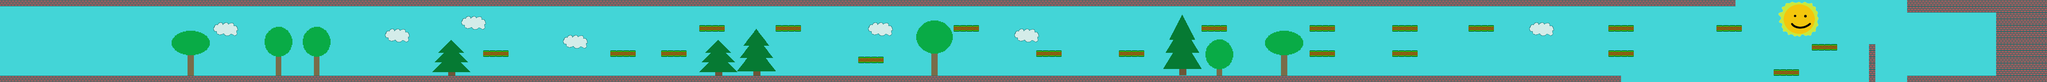

The image is a tile-based game level rendered from a .tmx file. Its description and source (layers, tilesets, objects; grid data summarised) follow:
An orthogonal 322x13 tile map with 16x16 px tiles, 2 tile layers (background, graphics) and 66 objects.

<map version="1.0" orientation="orthogonal" renderorder="right-down" width="322" height="13" tilewidth="16" tileheight="16" nextobjectid="266">
 <tileset firstgid="1" name="tileset" tilewidth="16" tileheight="16" tilecount="468" columns="36">
  <image source="tilesheet.png" trans="ffffff" width="576" height="208" />
 </tileset>
 <layer name="background" width="322" height="13">
  <data>[4186 cells, 4186 non-empty, 1 distinct tile ids]</data>
 </layer>
 <layer name="graphics" width="322" height="13">
  <data>[4186 cells, 1354 non-empty, 349 distinct tile ids]</data>
 </layer>
 <objectgroup name="ground">
  <object id="9" x="1536" y="192" width="64" height="16" />
  <object id="33" x="0" y="192" width="768" height="16" />
  <object id="34" x="816" y="192" width="720" height="16" />
  <object id="64" x="1600" y="0" width="768" height="16" />
  <object id="65" x="2368" y="192" width="736" height="16" />
  <object id="67" x="2368" y="0" width="736" height="16" />
  <object id="109" x="768" y="192" width="48" height="16" />
  <object id="110" x="992" y="0" width="48" height="16" />
  <object id="140" x="1600" y="192" width="96" height="16" />
  <object id="141" x="1744" y="192" width="624" height="16" />
  <object id="142" x="3104" y="192" width="48" height="16" />
  <object id="143" x="3200" y="192" width="608" height="16" />
  <object id="144" x="3104" y="0" width="48" height="16" />
  <object id="145" x="3200" y="0" width="608" height="16" />
  <object id="154" x="3152" y="192" width="48" height="16" />
  <object id="191" x="4976" y="192" width="128" height="16" />
  <object id="210" x="1696" y="192" width="48" height="16" />
  <object id="244" x="3808" y="192" width="272" height="16" />
  <object id="258" x="4704" y="112" width="16" height="96" />
  <object id="259" x="4800" y="192" width="176" height="16" />
 </objectgroup>
 <objectgroup name="platforms">
  <object id="61" x="1536" y="0" width="64" height="16" />
  <object id="208" x="1216" y="128" width="64" height="16" />
  <object id="213" x="1536" y="128" width="64" height="16" />
  <object id="214" x="1664" y="128" width="64" height="16" />
  <object id="215" x="1760" y="64" width="64" height="16" />
  <object id="229" x="2608" y="128" width="64" height="16" />
  <object id="230" x="2816" y="128" width="64" height="16" />
  <object id="231" x="3024" y="64" width="64" height="16" />
  <object id="236" x="3296" y="64" width="64" height="16" />
  <object id="237" x="3296" y="128" width="64" height="16" />
  <object id="238" x="3504" y="64" width="64" height="16" />
  <object id="239" x="3504" y="128" width="64" height="16" />
  <object id="245" x="4048" y="128" width="64" height="16" />
  <object id="250" x="4320" y="64" width="64" height="16" />
  <object id="254" x="4464" y="176" width="64" height="16" />
  <object id="255" x="4560" y="112" width="64" height="16" />
  <object id="256" x="4048" y="64" width="64" height="16" />
  <object id="262" x="1952" y="64" width="64" height="16" />
  <object id="263" x="2160" y="144" width="64" height="16" />
  <object id="264" x="2400" y="64" width="64" height="16" />
  <object id="265" x="3696" y="64" width="64" height="16" />
 </objectgroup>
 <objectgroup name="ceiling">
  <object id="44" x="0" y="0" width="800" height="16" />
  <object id="45" x="800" y="0" width="192" height="16" />
  <object id="46" x="1040" y="0" width="448" height="16" />
  <object id="147" x="1488" y="0" width="48" height="16" />
  <object id="155" x="3152" y="0" width="48" height="16" />
  <object id="174" x="3808" y="0" width="560" height="16" />
 </objectgroup>
 <objectgroup name="numbers">
  <object id="203" x="544" y="176" width="12" height="12" />
  <object id="204" x="720" y="176" width="12" height="12" />
  <object id="205" x="880" y="144" width="12" height="12" />
  <object id="207" x="1056" y="176" width="12" height="12" />
  <object id="209" x="1248" y="112" width="12" height="12" />
  <object id="212" x="1408" y="176" width="12" height="12" />
  <object id="216" x="1568" y="112" width="12" height="12" />
  <object id="217" x="1792" y="48" width="12" height="12" />
  <object id="225" x="2080" y="176" width="12" height="12" />
  <object id="226" x="2320" y="20" width="12" height="12" />
  <object id="227" x="2528" y="176" width="12" height="12" />
  <object id="228" x="2736" y="16" width="12" height="12" />
  <object id="234" x="2944" y="16" width="12" height="12" />
  <object id="235" x="3152" y="176" width="12" height="12" />
  <object id="240" x="3440" y="20" width="12" height="12" />
  <object id="241" x="3648" y="176" width="12" height="12" />
  <object id="242" x="3776" y="128" width="12" height="12" />
  <object id="243" x="3904" y="144" width="12" height="12" />
  <object id="246" x="4208" y="20" width="12" height="12" />
 </objectgroup>
</map>
